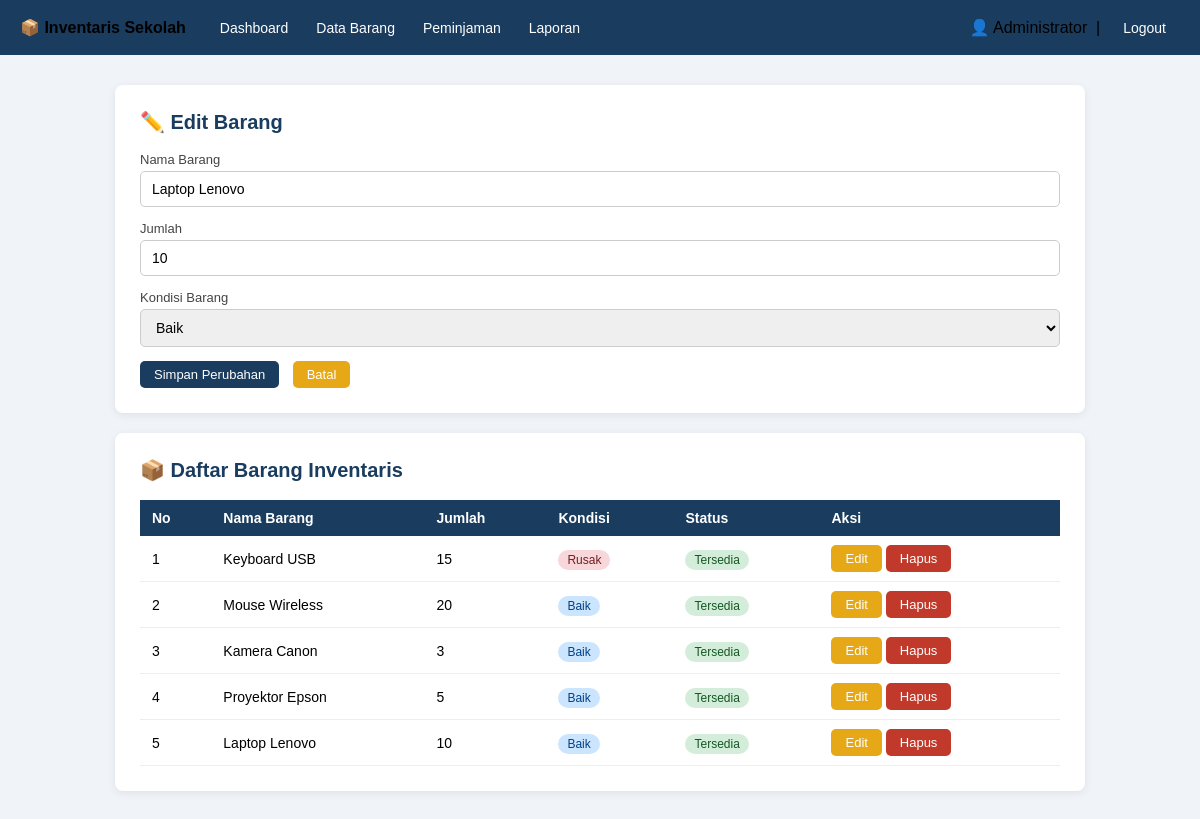
Page /admin/barang.php?edit=1 (signed in) on the committed database.
### tables this page shows
CREATE TABLE IF NOT EXISTS barang (
    id_barang INT AUTO_INCREMENT PRIMARY KEY,
    nama_barang VARCHAR(100),
    jumlah INT DEFAULT 0,
    kondisi_barang ENUM('baik','rusak') DEFAULT 'baik'
);

### admin/barang.php (the view, shortened to what this page needs)
<?php
require_once '../includes/header_admin.php';
require_once '../includes/koneksi.php';
$edit_data = null;
if (isset($_GET['edit'])) {
    $id = (int)$_GET['edit'];
    $edit_data = mysqli_fetch_assoc(mysqli_query($koneksi, "SELECT * FROM barang WHERE id_barang=$id"));
}
$barang_list = mysqli_query($koneksi, "SELECT *, status_barang(jumlah) AS status FROM barang ORDER BY id_barang DESC");
?>
<div class="card">
  <h2><?= $edit_data ? '✏️ Edit Barang' : '➕ Tambah Barang' ?></h2>
  <form method="POST">
    <label>Nama Barang</label>
    <input type="text" name="nama_barang" value="<?= $edit_data ? htmlspecialchars($edit_data['nama_barang']) : '' ?>" required>
    <label>Jumlah</label>
    <input type="number" name="jumlah" min="0" value="<?= $edit_data ? $edit_data['jumlah'] : '' ?>" required>
    <label>Kondisi Barang</label>
    <select name="kondisi_barang">
      <option value="baik" <?= ($edit_data && $edit_data['kondisi_barang']=='baik') ? 'selected' : '' ?>>Baik</option>
    </select>
    <button type="submit" class="btn btn-primary">
      <?= $edit_data ? 'Simpan Perubahan' : 'Tambah Barang' ?>
    </button>
    <?php if ($edit_data): ?>
      &nbsp; <a href="barang.php" class="btn btn-warning">Batal</a>
    <?php endif; ?>
  </form>
</div>
<div class="card">
  <h2>📦 Daftar Barang Inventaris</h2>
  <table>
    <thead>
      <tr><th>No</th><th>Nama Barang</th><th>Jumlah</th><th>Kondisi</th><th>Status</th><th>Aksi</th></tr>
    </thead>
    <tbody>
    <?php $no=1; while ($row = mysqli_fetch_assoc($barang_list)): ?>
      <tr>
        <td><?= $no++ ?></td>
        <td><?= htmlspecialchars($row['nama_barang']) ?></td>
        <td><?= $row['jumlah'] ?></td>
        <td><span class="badge-<?= $row['kondisi_barang'] ?>"><?= ucfirst($row['kondisi_barang']) ?></span></td>
        <td>
          <?php if ($row['status'] == 'Tersedia'): ?>
            <span class="badge-tersedia">Tersedia</span>
          <?php else: ?>
            <span class="badge-habis">Habis</span>
          <?php endif; ?>
        </td>
        <td>
          <a href="barang.php?edit=<?= $row['id_barang'] ?>" class="btn btn-warning">Edit</a>
          <a href="barang.php?hapus=<?= $row['id_barang'] ?>" class="btn btn-danger"
             onclick="return confirm('Yakin hapus barang ini?')">Hapus</a>
        </td>
      </tr>
    <?php endwhile; ?>
    </tbody>
  </table>
</div>
<?php require_once '../includes/footer.php'; ?>

### includes/header_admin.php (style rules this page uses)
* { box-sizing: border-box; margin: 0; padding: 0; }
body { font-family: Arial, sans-serif; background: #f0f4f8; }
.card { background: #fff; border-radius: 8px; padding: 25px; box-shadow: 0 2px 8px rgba(0, 0, 0, 0.08); margin-bottom: 20px; }
h2 { color: #1a3c5e; margin-bottom: 18px; font-size: 20px; }
table { width: 100%; border-collapse: collapse; font-size: 14px; }
th { background: #1a3c5e; color: #fff; padding: 10px 12px; text-align: left; }
td { padding: 9px 12px; border-bottom: 1px solid #eee; }
.btn { padding: 6px 14px; border: none; border-radius: 5px; cursor: pointer; font-size: 13px; text-decoration: none; display: inline-block; }
.btn-primary { background: #1a3c5e; color: #fff; }
.btn-warning { background: #e6a817; color: #fff; }
.btn-danger { background: #c0392b; color: #fff; }
input[type=text], input[type=number], select { width: 100%; padding: 9px 11px; border: 1px solid #ccc; border-radius: 5px; font-size: 14px; margin-bottom: 14px; }
label { display: block; font-size: 13px; color: #444; margin-bottom: 4px; }
.badge-tersedia { background: #d4edda; color: #155724; padding: 3px 9px; border-radius: 12px; font-size: 12px; }
.badge-baik { background: #cce5ff; color: #004085; padding: 3px 9px; border-radius: 12px; font-size: 12px; }
.badge-rusak { background: #f8d7da; color: #721c24; padding: 3px 9px; border-radius: 12px; font-size: 12px; }

### rows in the picture
barang: nama_barang "Laptop Lenovo", jumlah "10", kondisi_barang "Baik"
barang: nama_barang "Keyboard USB", jumlah "15", kondisi_barang "Rusak"
barang: nama_barang "Mouse Wireless", jumlah "20", kondisi_barang "Baik"
barang: nama_barang "Kamera Canon", jumlah "3", kondisi_barang "Baik"
barang: nama_barang "Proyektor Epson", jumlah "5", kondisi_barang "Baik"

### other values in the picture
$_SESSION['nama'] "Administrator"
